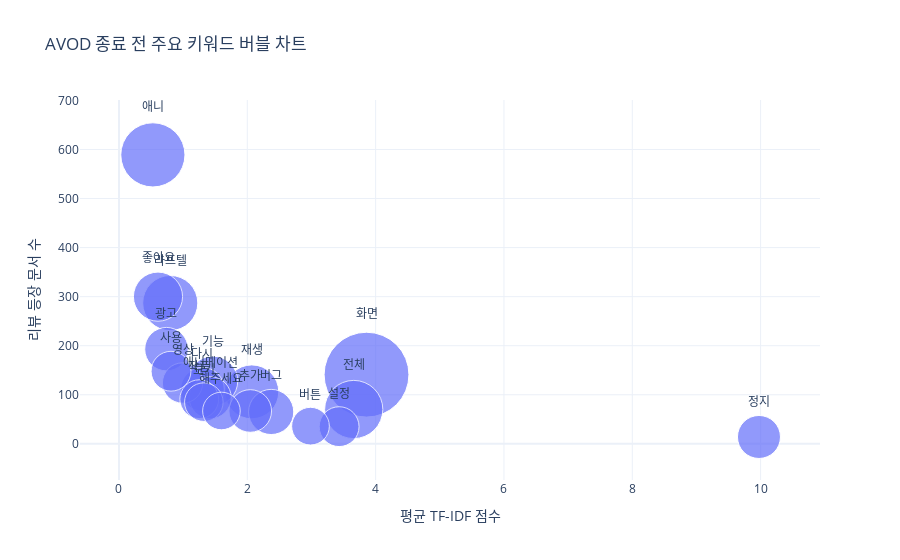
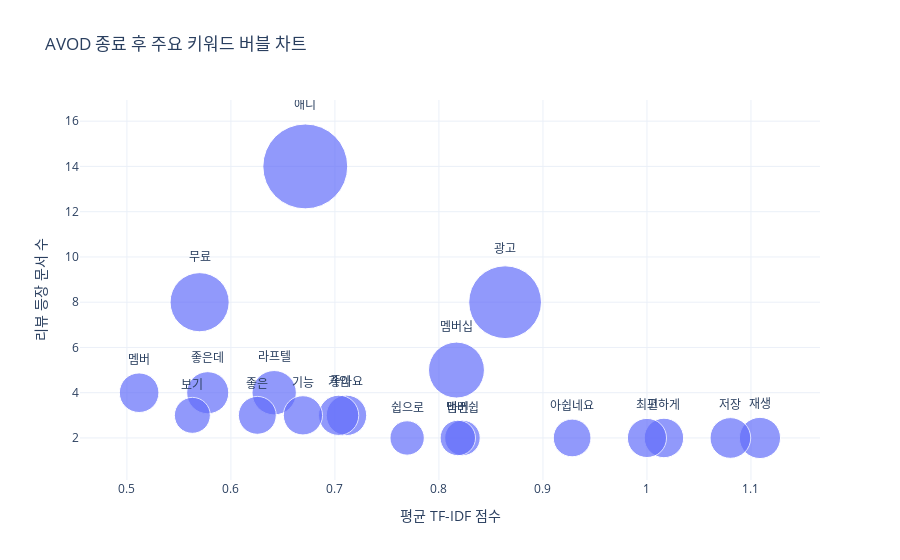

Write notebook code for charts like these, in order.
### Code cell
# TF-IDF 버블 데이터 생성
bubble_before = get_tfidf_bubble_data(before_df['okt_content'], weights_before)
bubble_after = get_tfidf_bubble_data(after_df['okt_content'], weights_after)

# 버블 차트 출력 (총 TF-IDF 점수가 높은 상위 20개 키워드)
plot_bubble_chart(bubble_before.head(20), "AVOD 종료 전 주요 키워드 버블 차트")
plot_bubble_chart(bubble_after.head(20), "AVOD 종료 후 주요 키워드 버블 차트")

### Figure 1 — Plotly figure (JSON) as saved in the notebook; plotly's stock layout.template omitted (floating-point values rounded to 4 significant figures)
{"data": [{"customdata": [["화면", 544.0], ["애니", 311.2], ["전체", 256.1], ["라프텔", 229.3], ["재생", 219.4], ["기능", 187.3], ["좋아요", 182.5], ["버그", 154.2], ["다시", 144.4], ["광고", 142.8], ["정지", 139.6], ["추가", 137.1], ["애니메이션", 133.7], ["영상", 122.9], ["설정", 120.1], ["사용", 120.0], ["작품", 113.8], ["보기", 112.4], ["버튼", 107.4], ["해주세요", 107.0]], "hovertemplate": "mean_tfidf=%{x}<br>doc_count=%{y}<br>total_tfidf=%{customdata[1]}<br>term=%{customdata[0]}<extra></extra>", "legendgroup": "", "marker": {"color": "#636efa", "size": [544.0, 311.2, 256.1, 229.3, 219.4, 187.3, 182.5, 154.2, 144.4, 142.8, 139.6, 137.1, 133.7, 122.9, 120.1, 120.0, 113.8, 112.4, 107.4, 107.0], "sizemode": "area", "sizeref": 0.1511, "symbol": "circle"}, "mode": "markers+text", "name": "", "orientation": "v", "showlegend": false, "text": ["화면", "애니", "전체", "라프텔", "재생", "기능", "좋아요", "버그", "다시", "광고", "정지", "추가", "애니메이션", "영상", "설정", "사용", "작품", "보기", "버튼", "해주세요"], "textposition": "top center", "type": "scatter", "x": [3.858, 0.5283, 3.659, 0.7991, 2.07, 1.463, 0.6082, 2.372, 1.301, 0.74, 9.974, 2.046, 1.422, 0.991, 3.431, 0.8109, 1.251, 1.323, 2.985, 1.597], "xaxis": "x", "y": [141, 589, 70, 287, 106, 128, 300, 65, 111, 193, 14, 67, 94, 124, 35, 148, 91, 85, 36, 67], "yaxis": "y"}], "layout": {"legend": {"itemsizing": "constant", "tracegroupgap": 0}, "title": {"text": "AVOD 종료 전 주요 키워드 버블 차트"}, "xaxis": {"anchor": "y", "domain": [0, 1], "title": {"text": "평균 TF-IDF 점수"}}, "yaxis": {"anchor": "x", "domain": [0, 1], "title": {"text": "리뷰 등장 문서 수"}}}}

### Figure 2 — Plotly figure (JSON) as saved in the notebook; plotly's stock layout.template omitted (floating-point values rounded to 4 significant figures)
{"data": [{"customdata": [["애니", 9.401], ["광고", 6.909], ["무료", 4.559], ["멤버십", 4.084], ["라프텔", 2.566], ["좋은데", 2.311], ["재생", 2.217], ["저장", 2.16], ["좋아요", 2.133], ["가입", 2.111], ["멤버", 2.047], ["편하게", 2.033], ["기능", 2.008], ["최고", 2], ["좋은", 1.876], ["아쉽네요", 1.856], ["보기", 1.689], ["맴버쉽", 1.645], ["바뀐", 1.636], ["쉽으로", 1.539]], "hovertemplate": "mean_tfidf=%{x}<br>doc_count=%{y}<br>total_tfidf=%{customdata[1]}<br>term=%{customdata[0]}<extra></extra>", "legendgroup": "", "marker": {"color": "#636efa", "size": [9.401, 6.909, 4.559, 4.084, 2.566, 2.311, 2.217, 2.16, 2.133, 2.111, 2.047, 2.033, 2.008, 2.0, 1.876, 1.856, 1.689, 1.645, 1.636, 1.539], "sizemode": "area", "sizeref": 0.002611, "symbol": "circle"}, "mode": "markers+text", "name": "", "orientation": "v", "showlegend": false, "text": ["애니", "광고", "무료", "멤버십", "라프텔", "좋은데", "재생", "저장", "좋아요", "가입", "멤버", "편하게", "기능", "최고", "좋은", "아쉽네요", "보기", "맴버쉽", "바뀐", "쉽으로"], "textposition": "top center", "type": "scatter", "x": [0.6715, 0.8636, 0.5699, 0.8169, 0.6416, 0.5777, 1.109, 1.08, 0.7111, 0.7036, 0.5118, 1.016, 0.6692, 1.0, 0.6254, 0.9281, 0.5629, 0.8226, 0.8181, 0.7694], "xaxis": "x", "y": [14, 8, 8, 5, 4, 4, 2, 2, 3, 3, 4, 2, 3, 2, 3, 2, 3, 2, 2, 2], "yaxis": "y"}], "layout": {"legend": {"itemsizing": "constant", "tracegroupgap": 0}, "title": {"text": "AVOD 종료 후 주요 키워드 버블 차트"}, "xaxis": {"anchor": "y", "domain": [0, 1], "title": {"text": "평균 TF-IDF 점수"}}, "yaxis": {"anchor": "x", "domain": [0, 1], "title": {"text": "리뷰 등장 문서 수"}}}}
